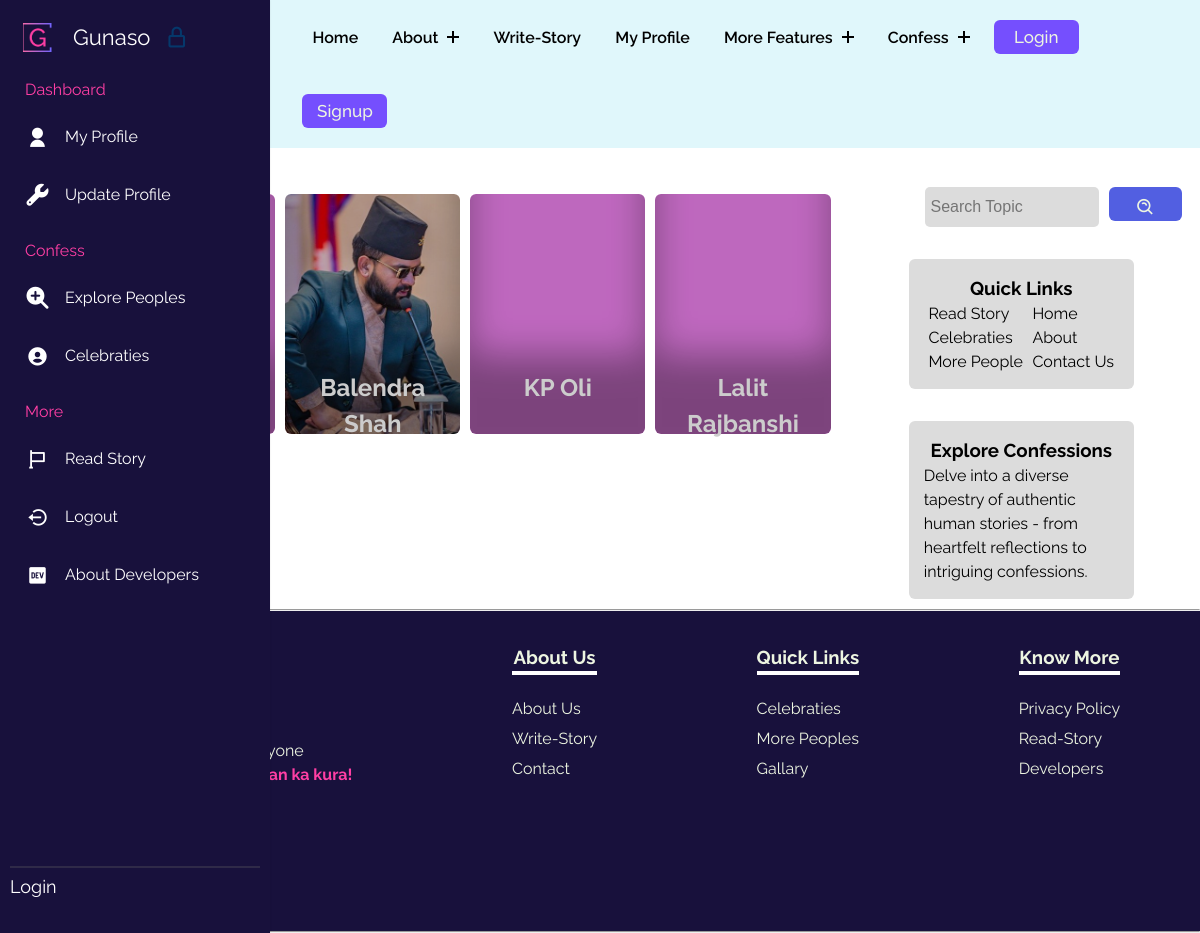
The page /topics/ on the database as committed earlier.
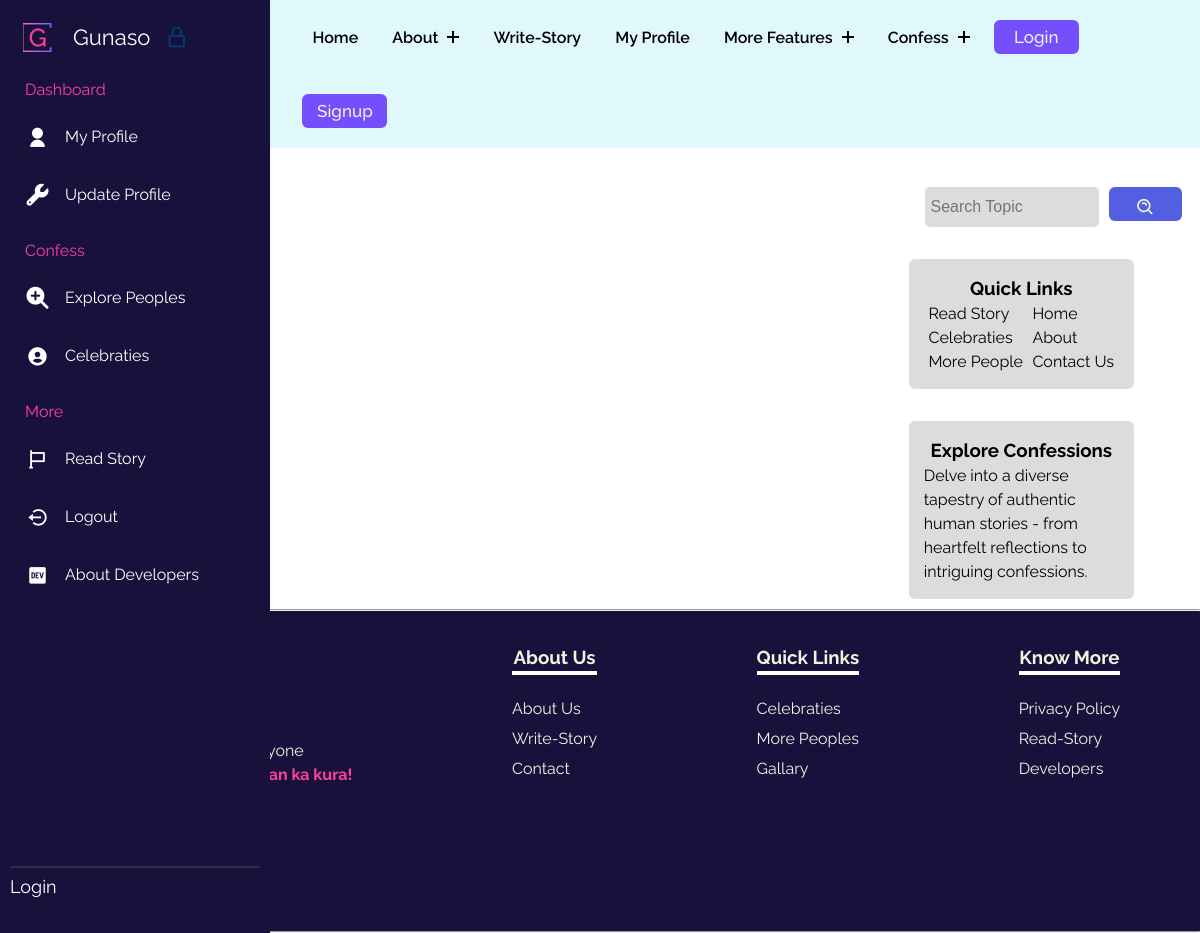
The same page on the database as committed later.
### gunasoApp/models.py (models this page shows, shortened)
class Topic(models.Model):
    sno = models.AutoField(primary_key=True)
    name = models.CharField(max_length=30)
    date = models.DateTimeField()
    tagone = models.CharField(max_length=10)
    tagtwo = models.CharField(max_length=10)
    slug = models.CharField(max_length=130, default="slugthis")
    image = models.ImageField(upload_to="gunasoApp/images/topicimages", blank=True, default="upload-image")
    introduction = models.TextField()

### gunasoApp/views.py (the view)
# urls.py: path('topics/',views.topics, name='topics'),
def topics(request):
    alltopics = Topic.objects.all()
    context = {"alltopics":alltopics}
    return render(request, 'topics.html', context) #edit this later

### templates/topics.html (shortened to what this page needs)
{% extends 'base.html' %}
{% load static %}
    {% block base_style%}
    {{ block.super }}
    <link rel="stylesheet" href="{% static 'styles/topics.css' %}">
    {% endblock base_style%}
    {% block content %}
    <div class="famoustopicsmain">
        <div class="containflex">
            <div class="leftside">
                <h2>All <span class="blue">Topics:</span></h2>
                <div class="gridcontain">
                    {% for alltopics in alltopics %}
                    <a href="{{alltopics.slug}}" data-aos="fade-up">
                        <div class="card" style="background-image: url(../media/{{alltopics.image}});">
                            <h2>{{alltopics.name}}</h2>
                        </div>
                    </a>
                    {% endfor %}
                </div>
            </div>
            <div class="rightside">
                <div class="searchdiv" data-aos="fade-down">
                    <form method="get" action="{% url 'searchtopic' %}">
                        <input class="searchinp" type="search" placeholder="Search Topic"
                            aria-label="Search" name="query" id="query">
                        <button class="copybtn" type="submit" style="margin: 0;">
                            <i class='bx bx-search-alt'></i>
                        </button>
                    </form>
                </div>
                <div class="catandside" data-aos="fade-down">
                    <div class="categoriesdiv">
                        <h3>Quick Links</h3>
                        <div class="uls">
                            <ul class="lineone">
                                <li><a href="/read-story">Read Story</a></li>
                                <li><a href="#">Celebraties</a></li>
                                <li><a href="/persons">More People</a></li>
                            </ul>
                            <ul class="lineone">
                                <li><a href="/">Home</a></li>
                                <li><a href="/about">About</a></li>
                                <li><a href="/contact">Contact Us</a></li>
                            </ul>
                        </div>
                    </div>
                    <div class="categoriesdiv" data-aos="fade-up">
                        <h3>Explore Confessions</h3>
                        <p>Delve into a diverse tapestry of authentic human stories - from heartfelt reflections to intriguing confessions.</p>
                    </div>
                </div>
            </div>
        </div>
    </div>
    {% endblock %}

Rows that differ between the two databases and show on the page:
removed Topic: image (picture), name "Balendra Shah"
removed Topic: name "KP Oli"
removed Topic: name "Lalit Rajbanshi"
